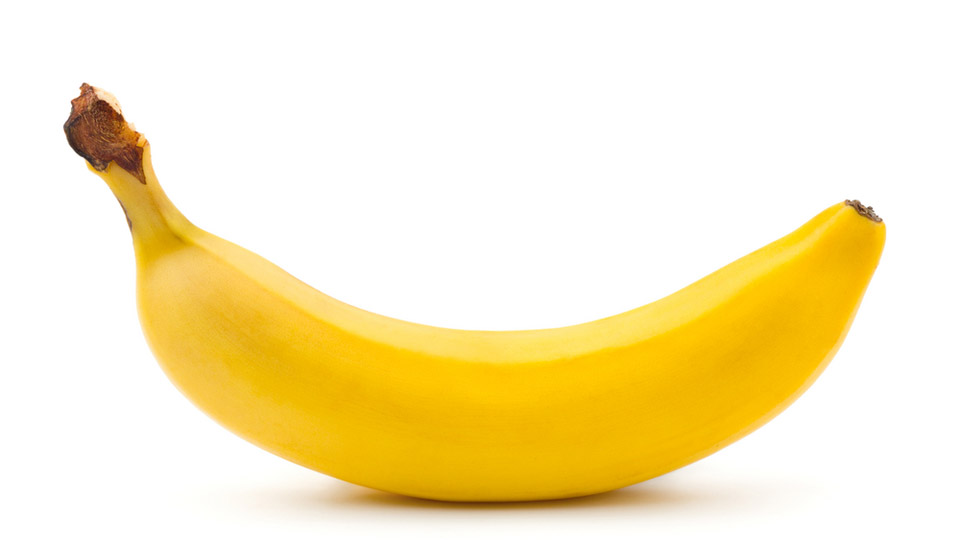
#> input picture examples/banana_example.jpg, 960 x 540 px
$ jupyter execute 03-segmentacion.ipynb   (older library calls are emulated)
#> lines starting #> are read from the running program, lines starting #| are printed output that depends on the picture
#> further down, img is the input picture: shape (540, 960, 3); mean R, G, B 249.8, 235.9, 193.6
# Trabajo Final Inteligencia Artificial I - año 2018: Visión Artificial
---

# [Dependencias y resultados previos](./02-filtracion.ipynb)

## Dependencias

[cell 1]
import numpy as np

from matplotlib import pyplot as plt
plt.rcParams['image.cmap'] = 'gray'

from skimage import io, color, img_as_float, img_as_ubyte, filters

import cv2

[cell 2]
def img2gray(image, mode='sk'):
#> called with mode = 'sk'
    if (mode=='sk'):
        gray = color.rgb2gray(image)
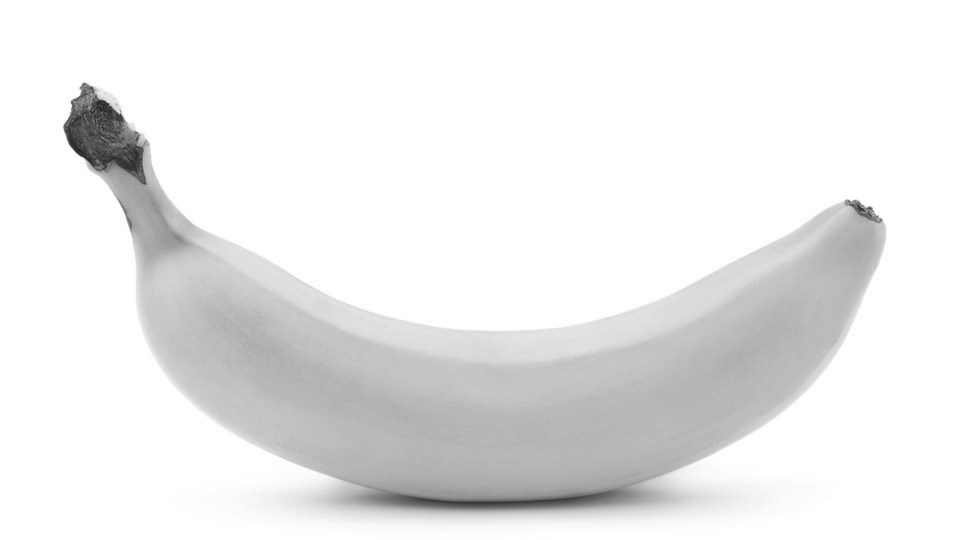
#> gray: shape (540, 960) float64; min 0.0924, max 1, mean 0.925
    elif (mode=='cv'):
        gray = cv2.cvtColor(image, cv2.COLOR_BGR2GRAY)
    return gray

def normSize(image, size=(tuple((400, 300)))):
#> called with size = (400, 300)
    image = cv2.resize(image, size)
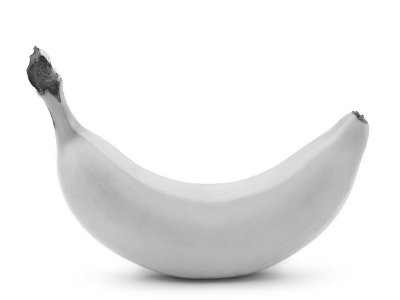
#> image: shape (300, 400) float64; min 0.143, max 1, mean 0.925
    return image

def imgClean(image, sigma=1, mode='sk'):
#> called with sigma = 1, mode = 'sk'
    if (mode == 'sk'):
        clean = filters.gaussian(image, sigma)
    elif (mode == 'cv'):
        clean = cv2.GaussianBlur(img, (3, 3), 0)
    return clean

def imgEdge(image, mode='sk'):
#> called with mode = 'sk'
    if (mode == 'sk'):
        edge = filters.sobel(image)
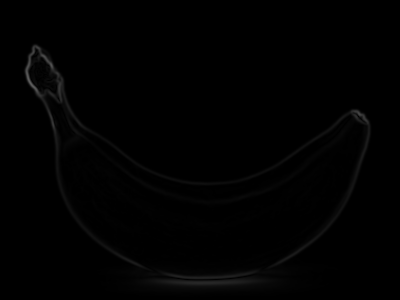
#> edge: shape (300, 400) float64; min 0, max 0.368, mean 0.00598
    elif (mode == 'cv'):
        edge = cv2.Laplacian(image, cv2.CV_64F)
    return edge

## Resultados

[cell 3]
img = io.imread('./examples/banana_example.jpg')

banana = img2gray(img)
banana = normSize(banana)

bg = imgClean(banana)
bc = imgEdge(bg)

fig, (ax0, ax1, ax2) = plt.subplots(1, 3, figsize=(15, 15))
ax0.imshow(banana)
ax0.set_title('original')
ax1.imshow(bg)
ax1.set_title('filtro gaussian')
ax2.imshow(-bc)
ax2.set_title("filtros gaussian+sobel (negativo)")
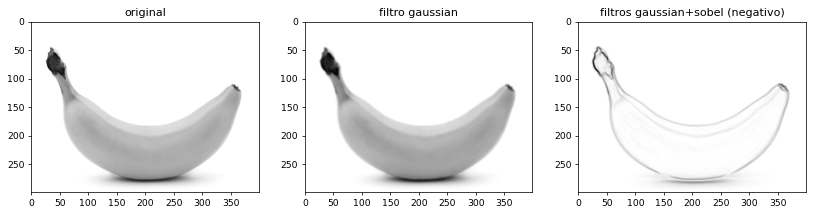
#> figure drawn by matplotlib, 3 panels

---

# Segmentado de imágenes
---

El segmentado de las imágenes consiste en extraer de la imágen la información limpia del objeto a analizar, en este caso una banana. Consiste en separar el objeto de su entorno que no provee información útil. Este proceso nos dejará una imagen más limpia de valores binarios, a la que ya se le podrá extraer un determinado tipo de características.

El segmentado puede ser **supervisado** o **no supervisado**. En este trabajo, a pesar de que lo necesario dada la consigna es utilizar segmentado no supervisado, ya que se trabaja con base de datos y luego la clasificación es sin intervención humana, se estudian ambos métodos.

## Histograma

A continuación se realiza un histograma de la imagen filtrada, tanto para $\sigma=10$ como para $\sigma=20$, donde se puede observar la frecuencia con que se repite cierto valor de intensidad en la imagen.

[cell 4]
fig, (ax0, ax1, ax2) = plt.subplots(1, 3, figsize=(16, 5))
ax0.imshow(bc)
ax0.hlines(bc.shape[0]//2, 0, bc.shape[1], color='C9')
ax0.set_title('imagen filtrada')
ax1.plot(bc[bc.shape[0]//2, :])
ax1.set_title('valores sobre línea 1500')

ax2.hist(bc.ravel(), bins=32, range=[0, 256])
ax2.set_xlim(0, 256);
ax2.set_title('histograma')
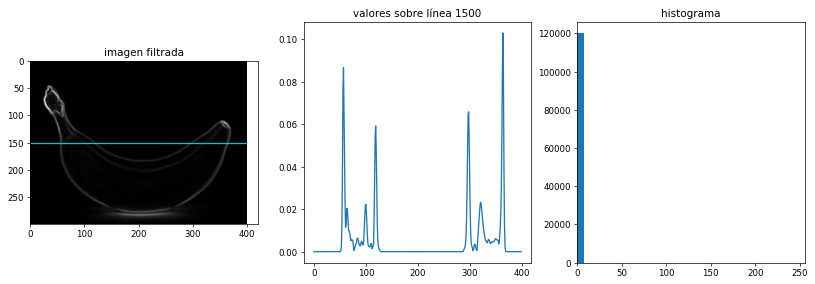
#> figure drawn by matplotlib, 3 panels; panel 2: curve peaks at x = 364, y = 0.103; panel 3: tallest bar 120000 high, from x = 0 to 8

Como el histograma no es representativo (imágenes de la derecha), debido a la gran cantidad de negro en la imagen. Se tomo una línea horizontal en 1500, como se indica en las figuras de la izquierda, y se gráfico los valores de la imagen sobre dicha línea (imágenes del centro).
Como puede observarse, los picos alrededor de 100 y 350, que corresponen a los bordes de la banana.

## Thresholding

Esta técnica se utiliza cuando el contraste de la imagen es suficiente para separar un objeto de su entorno. Basicamente consiste en aislar los pixeles por encima o por debajo de un determinado valor, el **threshold**.

### Thresholding supervisado

Se hará una primera implementación supervisada, donde en base a los gráficos anteriores se establece un punto que de buenos resultados. La idea es que si luego las fotografías son tomadas de manera similar, los resultados se pueden generalizar.

[cell 5]
fig, ax = plt.subplots()

ax.imshow(bc < 0.04)
ax.set_title('th=0.04')

### Thresholding no supervisado

Utilizando el módulo de filtros de _skimage_, que provee diferentes métodos no supervisados de thresholding, se obtienen los siguientes resultados:

[cell 6]
from skimage.filters import try_all_threshold

fig, ax = try_all_threshold(bc, figsize=(15, 15), verbose=False)
plt.show()
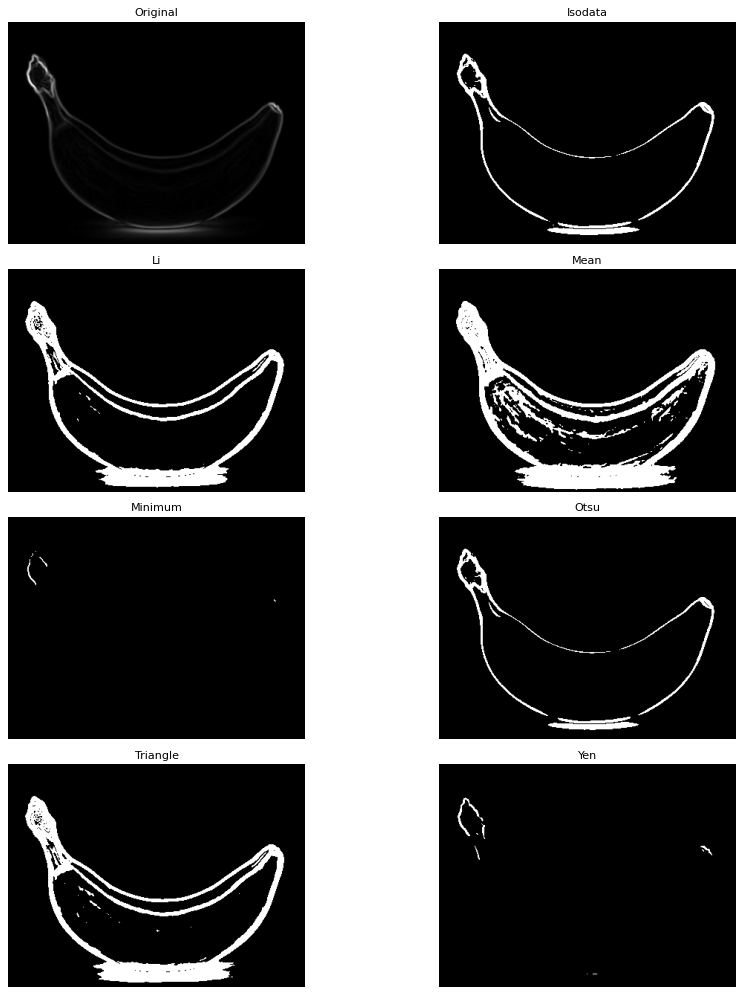
#> figure drawn by matplotlib, 8 panels

Visualmente puede afirmarse que los métodos no supervisados de threshold que dan mejores resultados son _Otsu_ e _Isodata_.

Otro métdo de threshold no supervisado es _local_, siendo su resultado el siguiente:

[cell 7]
th = filters.threshold_local(bc, 21, offset=0.005)
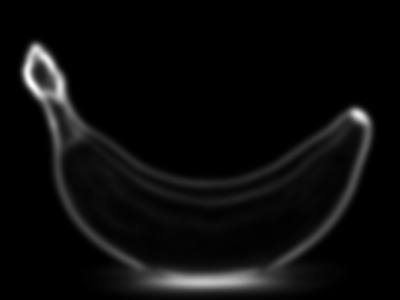
#> th: shape (300, 400) float64; min -0.005, max 0.124, mean 0.00098; drawn with min black and max white

fig, ax = plt.subplots()

ax.imshow(bc > th)
ax.set_title('threshold local')
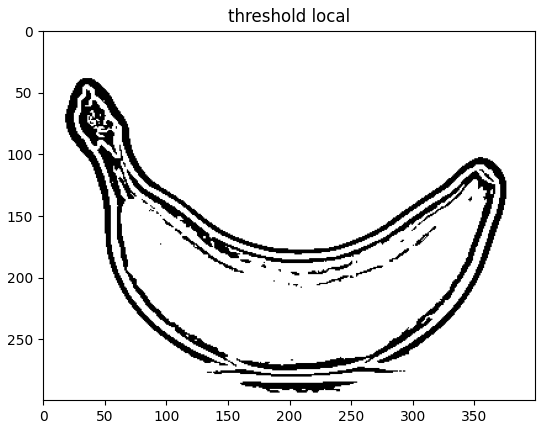
#> figure drawn by matplotlib, 1 panel

## Segmentación activa del contorno

La segmentación activa del contorno es un método de segmentación supervisada, donde se dan parámetros iniciales. Estos parámetros iniciales son los puntos de una curva cerrada.

Básicamente el algoritmo contrae la curva inicial, siendo atraída o repelida por los diferentes valores de intensidad en la imagen. De esta forma llega un punto en el que la curva se adecúa a la forma del objeto.

A pesar de ser supervisada, hay que tener en cuenta que se puede poner como restricción a las fotografías que el objeto sea único en la imagen sobre un fondo lo más limpio posible. De ésta forma se puede utilizar este método dando como curva inicial los límites de la imagen.

[cell 8]
def circle_points(resolution, center, radius):
    radians = np.linspace(0, 2*np.pi, resolution)

    c = center[1] + radius*np.cos(radians)
    r = center[0] + radius*np.sin(radians)

    return np.array([c, r]).T

points = circle_points(200, [bc.shape[0]/2, bc.shape[1]/2], 200)[:-1]

[cell 9]
import skimage.segmentation as seg

snake = seg.active_contour(bc, points, alpha=0.02)
#> snake = 199 pairs, first value 79.19 to 264, second value 26.91 to 132.5

[cell 10]
fig, ax = plt.subplots(figsize=(7, 7))
ax.imshow(banana)
ax.plot(points[:, 0], points[:, 1], '--r', lw=3)
ax.plot(snake[:, 0], snake[:, 1], '-b', lw=3);
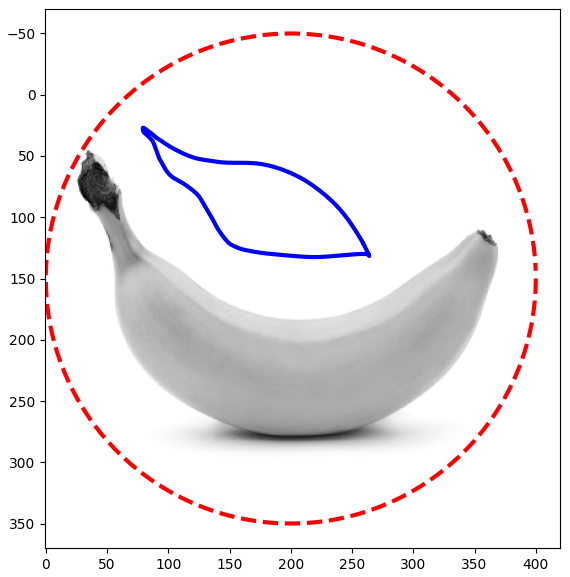
#> figure drawn by matplotlib, 1 panel

Se puede observar que dada la forma de la banana el método no es eficiente. Para naranjas y limones no habría problema.

# Resultados
---

El resultado del proceso de segmentación, es una imagen binaria que contendría los bordes del objeto a analizar. Esto puede utilizarse o no, según el método de extracción de características que se utilice.

[cell 11]
th = filters.threshold_isodata(bc)
#> th = 0.0468

fig, (ax0, ax1) = plt.subplots(1, 2, figsize=(15, 15))

ax0.imshow(banana)
ax0.set_title('original')
ax1.imshow(bc < th)
ax1.set_title('threshold isodata')
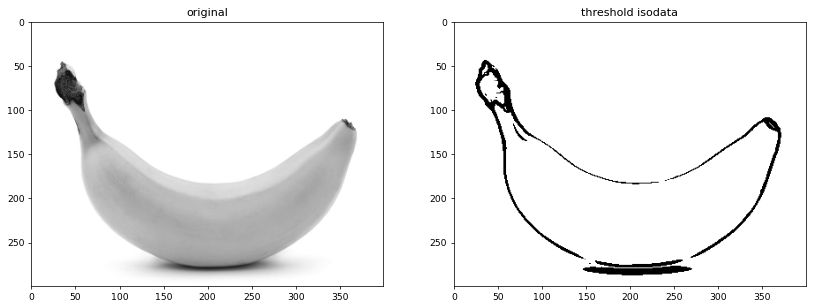
#> figure drawn by matplotlib, 2 panels
